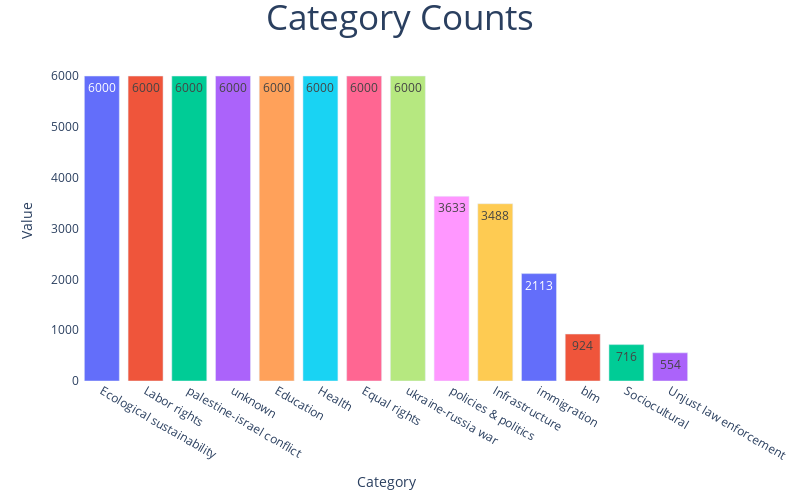

Here is the notebook cell this chart was saved with:
### Code cell
import plotly.graph_objects as go
from plotly.offline import iplot, init_notebook_mode
import plotly.express as px
import plotly.io as pio

init_notebook_mode(True)

fig = px.bar(x=dataset["class"].value_counts().index,y=dataset["class"].value_counts(),color=dataset["class"].value_counts().index,text=dataset["class"].value_counts())
fig.update_traces(hovertemplate="Category:'%{x}' Counted: %{y}")
fig.update_layout(title={"text":"Category Counts","x":0.5,"font":{"size":35}},xaxis={"title":"Category","showgrid":False},yaxis={"title":"Value","showgrid":False},plot_bgcolor="white",width=800,height=500,showlegend=False)
iplot(fig)

### Figure 1 — Plotly figure (JSON) as saved in the notebook; plotly's stock layout.template omitted (floating-point values rounded to 4 significant figures)
{"data": [{"hovertemplate": "Category:'%{x}' Counted: %{y}", "legendgroup": "Ecological sustainability", "marker": {"color": "#636efa", "pattern": {"shape": ""}}, "name": "Ecological sustainability", "orientation": "v", "showlegend": true, "text": [6000.0], "textposition": "auto", "type": "bar", "x": ["Ecological sustainability"], "xaxis": "x", "y": [6000], "yaxis": "y"}, {"hovertemplate": "Category:'%{x}' Counted: %{y}", "legendgroup": "Labor rights", "marker": {"color": "#EF553B", "pattern": {"shape": ""}}, "name": "Labor rights", "orientation": "v", "showlegend": true, "text": [6000.0], "textposition": "auto", "type": "bar", "x": ["Labor rights"], "xaxis": "x", "y": [6000], "yaxis": "y"}, {"hovertemplate": "Category:'%{x}' Counted: %{y}", "legendgroup": "palestine-israel conflict", "marker": {"color": "#00cc96", "pattern": {"shape": ""}}, "name": "palestine-israel conflict", "orientation": "v", "showlegend": true, "text": [6000.0], "textposition": "auto", "type": "bar", "x": ["palestine-israel conflict"], "xaxis": "x", "y": [6000], "yaxis": "y"}, {"hovertemplate": "Category:'%{x}' Counted: %{y}", "legendgroup": "unknown", "marker": {"color": "#ab63fa", "pattern": {"shape": ""}}, "name": "unknown", "orientation": "v", "showlegend": true, "text": [6000.0], "textposition": "auto", "type": "bar", "x": ["unknown"], "xaxis": "x", "y": [6000], "yaxis": "y"}, {"hovertemplate": "Category:'%{x}' Counted: %{y}", "legendgroup": "Education", "marker": {"color": "#FFA15A", "pattern": {"shape": ""}}, "name": "Education", "orientation": "v", "showlegend": true, "text": [6000.0], "textposition": "auto", "type": "bar", "x": ["Education"], "xaxis": "x", "y": [6000], "yaxis": "y"}, {"hovertemplate": "Category:'%{x}' Counted: %{y}", "legendgroup": "Health", "marker": {"color": "#19d3f3", "pattern": {"shape": ""}}, "name": "Health", "orientation": "v", "showlegend": true, "text": [6000.0], "textposition": "auto", "type": "bar", "x": ["Health"], "xaxis": "x", "y": [6000], "yaxis": "y"}, {"hovertemplate": "Category:'%{x}' Counted: %{y}", "legendgroup": "Equal rights", "marker": {"color": "#FF6692", "pattern": {"shape": ""}}, "name": "Equal rights", "orientation": "v", "showlegend": true, "text": [6000.0], "textposition": "auto", "type": "bar", "x": ["Equal rights"], "xaxis": "x", "y": [6000], "yaxis": "y"}, {"hovertemplate": "Category:'%{x}' Counted: %{y}", "legendgroup": "ukraine-russia war", "marker": {"color": "#B6E880", "pattern": {"shape": ""}}, "name": "ukraine-russia war", "orientation": "v", "showlegend": true, "text": [6000.0], "textposition": "auto", "type": "bar", "x": ["ukraine-russia war"], "xaxis": "x", "y": [6000], "yaxis": "y"}, {"hovertemplate": "Category:'%{x}' Counted: %{y}", "legendgroup": "policies & politics", "marker": {"color": "#FF97FF", "pattern": {"shape": ""}}, "name": "policies & politics", "orientation": "v", "showlegend": true, "text": [3633.0], "textposition": "auto", "type": "bar", "x": ["policies & politics"], "xaxis": "x", "y": [3633], "yaxis": "y"}, {"hovertemplate": "Category:'%{x}' Counted: %{y}", "legendgroup": "Infrastructure", "marker": {"color": "#FECB52", "pattern": {"shape": ""}}, "name": "Infrastructure", "orientation": "v", "showlegend": true, "text": [3488.0], "textposition": "auto", "type": "bar", "x": ["Infrastructure"], "xaxis": "x", "y": [3488], "yaxis": "y"}, {"hovertemplate": "Category:'%{x}' Counted: %{y}", "legendgroup": "immigration", "marker": {"color": "#636efa", "pattern": {"shape": ""}}, "name": "immigration", "orientation": "v", "showlegend": true, "text": [2113.0], "textposition": "auto", "type": "bar", "x": ["immigration"], "xaxis": "x", "y": [2113], "yaxis": "y"}, {"hovertemplate": "Category:'%{x}' Counted: %{y}", "legendgroup": "blm", "marker": {"color": "#EF553B", "pattern": {"shape": ""}}, "name": "blm", "orientation": "v", "showlegend": true, "text": [924.0], "textposition": "auto", "type": "bar", "x": ["blm"], "xaxis": "x", "y": [924], "yaxis": "y"}, {"hovertemplate": "Category:'%{x}' Counted: %{y}", "legendgroup": "Sociocultural", "marker": {"color": "#00cc96", "pattern": {"shape": ""}}, "name": "Sociocultural", "orientation": "v", "showlegend": true, "text": [716.0], "textposition": "auto", "type": "bar", "x": ["Sociocultural"], "xaxis": "x", "y": [716], "yaxis": "y"}, {"hovertemplate": "Category:'%{x}' Counted: %{y}", "legendgroup": "Unjust law enforcement", "marker": {"color": "#ab63fa", "pattern": {"shape": ""}}, "name": "Unjust law enforcement", "orientation": "v", "showlegend": true, "text": [554.0], "textposition": "auto", "type": "bar", "x": ["Unjust law enforcement"], "xaxis": "x", "y": [554], "yaxis": "y"}], "layout": {"barmode": "relative", "height": 500, "legend": {"title": {"text": "color"}, "tracegroupgap": 0}, "margin": {"t": 60}, "plot_bgcolor": "white", "showlegend": false, "title": {"font": {"size": 35}, "text": "Category Counts", "x": 0.5}, "width": 800, "xaxis": {"anchor": "y", "domain": [0, 1], "showgrid": false, "title": {"text": "Category"}}, "yaxis": {"anchor": "x", "domain": [0, 1], "showgrid": false, "title": {"text": "Value"}}}}
